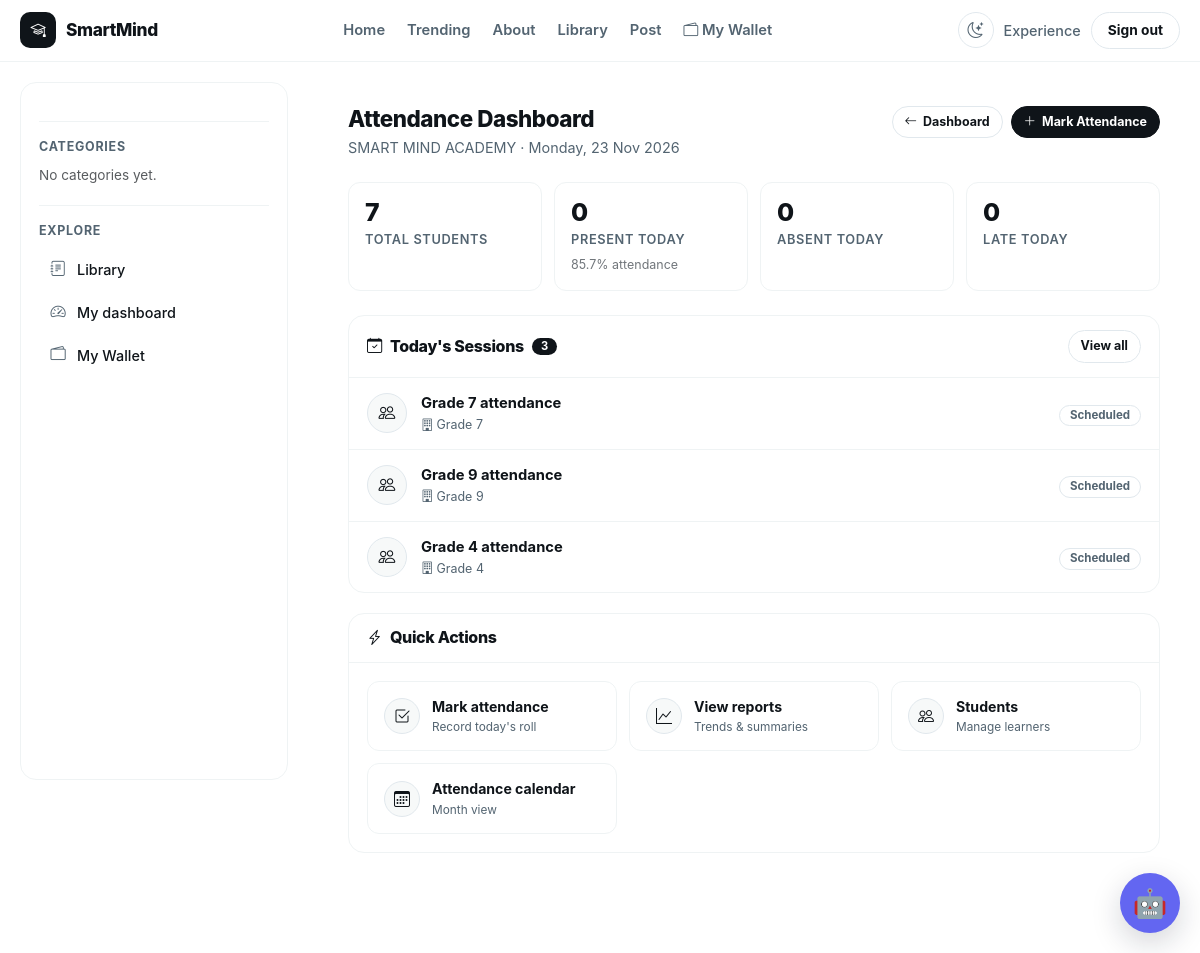
Screenshot of /accounts/ (signed in) with the database file from the repository.
### accounts/models.py (models this page shows, shortened)
class User(AbstractUser):
    ROLE_CHOICES = [
        ("school_admin", "School Admin"),
        ("teacher", "Teacher"),
        ("student", "Student"),
        ("parent", "Parent"),
    ]
    role = models.CharField(
        max_length=20,
        choices=ROLE_CHOICES,
        default="student",
        db_index=True,
    )
    school = models.ForeignKey(
        "schools.School",
        on_delete=models.CASCADE,
        related_name="users",
        null=True,
        blank=True,
    )
    school_class = models.ForeignKey(
        "schools.SchoolClass",
        on_delete=models.SET_NULL,
        related_name="students",
        null=True,
        blank=True,
    )
    teacher_role = models.ForeignKey(
        "TeacherRole",
        on_delete=models.SET_NULL,
        null=True,
        blank=True,
        related_name="teachers",
    )
    admission_number = models.CharField(
        max_length=30,
        unique=True,
        blank=True,
        null=True,
        db_index=True,
    )
    employee_number = models.CharField(
        max_length=30,
        unique=True,
        blank=True,
        null=True,
        db_index=True,
    )
    tsc_number = models.CharField(
        max_length=30,
        blank=True,
        null=True,
    )
    phone_number = models.CharField(max_length=20, blank=True)
    profile_picture = models.ImageField(upload_to="profiles/", blank=True, null=True)
    date_of_birth = models.DateField(blank=True, null=True)
    is_verified = models.BooleanField(default=False)
    created_at = models.DateTimeField(default=timezone.now)
    updated_at = models.DateTimeField(auto_now=True)
    is_approved = models.BooleanField(
        default=False,
        db_index=True,
        help_text=(
            "False for teacher/parent/school_admin until a superadmin approves. "
            "Students are auto-approved in clean()."
        ),
    )
    approval_requested_at = models.DateTimeField(default=timezone.now)
    approved_by = models.ForeignKey(
        "self",
        null=True,
        blank=True,
        on_delete=models.SET_NULL,
        related_name="approved_users",
    )
    def clean(self):
        super().clean()
        if self.is_superuser:
            return
        role_changed = False
        if self.pk:
            previous = (
                type(self)
                .objects.filter(pk=self.pk)
                .values_list("role", flat=True)
                .first()
            )
            if previous is not None and previous != self.role:
                role_changed = True
        if self.role == "student":
            self.is_approved = True
            self.approved_by = None
        elif not self.pk or role_changed:
            self.is_approved = False
            self.approved_by = None
            self.approval_requested_at = timezone.now()
        if self.role == "teacher":
            if not self.employee_number:
                raise ValidationError(
                    {"employee_number": "Teachers must have an employee number."}
                )
            if not self.teacher_role:
                raise ValidationError(
                    {"teacher_role": "Teachers must have a teacher role."}
                )
        if self.role == "student" and not self.admission_number:
            raise ValidationError(
                {"admission_number": "Students must have an admission number."}
            )
        if self.role != "teacher":
            self.teacher_role = None

### schools/models.py (models this page shows, shortened)
class School(models.Model):
    name = models.CharField(max_length=255)
    code = models.SlugField(max_length=50, unique=True)
    slogan = models.CharField(max_length=255, blank=True)
    about = models.TextField(blank=True)
    logo = models.ImageField(
        upload_to="schools/logos/",
        blank=True,
        null=True
    )
    email = models.EmailField(blank=True)
    phone_number = models.CharField(max_length=20, blank=True)
    website = models.URLField(blank=True)
    address = models.CharField(max_length=255, blank=True)
    is_active = models.BooleanField(default=True)
    created_at = models.DateTimeField(auto_now_add=True)
    updated_at = models.DateTimeField(auto_now=True)
    class Meta:
        ordering = ["name"]

class SchoolClass(models.Model):
    LEVEL_CHOICES = [
        ("pre_primary", "Pre-Primary"),
        ("lower_primary", "Lower Primary"),
        ("upper_primary", "Upper Primary"),
        ("junior_school", "Junior School"),
        ("senior_school", "Senior School"),
    ]
    school = models.ForeignKey(
        School,
        on_delete=models.CASCADE,
        related_name="classes"
    )
    name = models.CharField(max_length=50)
    level = models.CharField(
        max_length=30,
        choices=LEVEL_CHOICES
    )
    order = models.PositiveSmallIntegerField(
        default=1,
        help_text="Used to sort classes."
    )
    is_active = models.BooleanField(default=True)
    class Meta:
        unique_together = ("school", "name")
        ordering = ["order", "name"]

### accounts/views.py (the view)
# urls.py: path("", views.attendance_dashboard, name="attendance_dashboard"),
@login_required
def attendance_dashboard(request):
    user = request.user
    today = timezone.localdate()
    if user.is_superuser:
        school = None
        student_qs = User.objects.filter(role="student")
        class_qs = SchoolClass.objects.all()
        enrollment_qs = Enrollment.objects.all()
    else:
        school = getattr(user, "school", None)
        if not school:
            raise PermissionDenied("No school assigned to this account.")
        student_qs = User.objects.filter(role="student", school=school)
        class_qs = SchoolClass.objects.filter(school=school)
        enrollment_qs = Enrollment.objects.filter(school_class__school=school)
    total_students = student_qs.count()
    active_students = student_qs.filter(is_active=True).count()
    pending_enrollments = enrollment_qs.filter(status="PENDING")
    pending_count = pending_enrollments.count()
    active_enrollments = enrollment_qs.filter(status="ACTIVE").count()
    if total_students > 0:
        coverage_rate = round(active_enrollments / total_students * 100, 1)
    else:
        coverage_rate = 0
    classes = (
        class_qs.filter(is_active=True)
        .annotate(
            learner_count=Count(
                "enrollments",
                filter=Q(enrollments__status="ACTIVE"),
                distinct=True,
            )
        )
        .order_by("order", "name")
    )
    sessions = []
    for c in classes:
        sessions.append({
            "name": f"{c.name} attendance",
            "class_name": c.name,
            "start_time": "",                      # no time model yet
            "teacher": str(getattr(c, "teacher", "") or ""),
            "status": "scheduled",                 # all pending until you add Attendance
            "learner_count": c.learner_count,
        })
    context = {
        "today": today,
        "school": school,
        "stats": {
            "total_students": total_students,
            "present_today": 0,        # placeholder — no Attendance model yet
            "absent_today": 0,
            "late_today": 0,
            "attendance_rate": coverage_rate,
            "active_students": active_students,
            "pending_enrollments": pending_count,
        },
        "sessions": sessions,
        "pending_enrollments_count": pending_count,
    }
    return render(request, "dashboard.html", context)

### accounts/templates/dashboard.html (shortened to what this page needs)
{% extends "base.html" %}
{% load static %}
{% block content %}
<div class="attendance-page">
  <div class="page-head">
    <div>
      <h3>Attendance Dashboard</h3>
      <div class="sub">
        {% if request.user.school %}
          {{ request.user.school.name }} ·
        {% endif %}
        {{ today|date:"l, j M Y" }}
      </div>
    </div>
    <div class="page-actions">
      <a href="{% url 'school_admin_dashboard' %}" class="btn btn-sm">
        <i class="bi bi-arrow-left"></i> Dashboard
      </a>
      <a href="{% url 'attendance_mark' %}" class="btn btn-primary btn-sm">
        <i class="bi bi-plus-lg"></i> Mark Attendance
      </a>
    </div>
  </div>
  <div class="stats">
    <div class="stat">
      <div class="n">{{ stats.total_students|default:0 }}</div>
      <div class="l">Total students</div>
    </div>
    <div class="stat">
      <div class="n">{{ stats.present_today|default:0 }}</div>
      <div class="l">Present today</div>
      <div class="hint">
        {% if stats.attendance_rate %}
          {{ stats.attendance_rate }}% attendance
        {% else %}
          Awaiting data
        {% endif %}
      </div>
    </div>
    <div class="stat">
      <div class="n">{{ stats.absent_today|default:0 }}</div>
      <div class="l">Absent today</div>
    </div>
    <div class="stat">
      <div class="n">{{ stats.late_today|default:0 }}</div>
      <div class="l">Late today</div>
    </div>
  </div>
  <div class="section">
    <div class="section-head">
      <h4>
        <i class="bi bi-calendar-check"></i>
        Today's Sessions
        <span class="count">{{ sessions|length|default:0 }}</span>
      </h4>
      <a href="{% url 'attendance_session_list' %}" class="btn btn-sm">View all</a>
    </div>
    {% if sessions %}
      <div class="session-list">
        {% for s in sessions %}
          <div class="session-item">
            <div class="session-icon">
              <i class="bi bi-people"></i>
            </div>
            <div class="session-body">
              <p class="session-title">{{ s.name }}</p>
              <div class="session-meta">
                {% if s.class_name %}
                  <span>
                    <i class="bi bi-building"></i>{{ s.class_name }}
                  </span>
                {% endif %}
              </div>
            </div>
            <div class="session-status">
              {% if s.status == "done" %}
                <span class="badge badge-solid">Completed</span>
              {% elif s.status == "ongoing" %}
                <span class="badge badge-solid">In progress</span>
              {% elif s.status == "cancelled" %}
                <span class="badge">Cancelled</span>
              {% else %}
                <span class="badge">Scheduled</span>
              {% endif %}
            </div>
          </div>
        {% endfor %}
      </div>
    {% endif %}
  </div>
  <div class="section">
    <div class="section-head">
      <h4>
        <i class="bi bi-lightning-charge"></i>
        Quick Actions
      </h4>
    </div>
    <div class="quick-grid">
      <a href="{% url 'attendance_mark' %}" class="quick-card">
        <div class="icon"><i class="bi bi-check2-square"></i></div>
        <div class="body">
          <div class="title">Mark attendance</div>
          <div class="sub">Record today's roll</div>
        </div>
      </a>
      <a href="{% url 'attendance_reports' %}" class="quick-card">
        <div class="icon"><i class="bi bi-graph-up"></i></div>
        <div class="body">
          <div class="title">View reports</div>
          <div class="sub">Trends &amp; summaries</div>
        </div>
      </a>
      <a href="{% url 'student_list' %}" class="quick-card">
        <div class="icon"><i class="bi bi-people"></i></div>
        <div class="body">
          <div class="title">Students</div>
          <div class="sub">Manage learners</div>
        </div>
      </a>
      <a href="{% url 'attendance_calendar' %}" class="quick-card">
        <div class="icon"><i class="bi bi-calendar3"></i></div>
        <div class="body">
          <div class="title">Attendance calendar</div>
          <div class="sub">Month view</div>
        </div>
      </a>
    </div>
  </div>
</div>
{% endblock %}

### blog/templates/base.html (shortened to what this page needs)
{% load static %}
<!DOCTYPE html>
<html lang="en" data-theme="light">
<head>
    <link href="https://cdn.jsdelivr.net/npm/bootstrap@5.3.7/dist/css/bootstrap.min.css" rel="stylesheet">
    <link rel="stylesheet" href="https://cdn.jsdelivr.net/npm/bootstrap-icons@1.11.3/font/bootstrap-icons.min.css">
    <link rel="stylesheet" href="{% static 'smartmind_ai/chatbot.css' %}">
    <link rel="stylesheet" href="{% static 'django_ckeditor_5/dist/styles.css' %}">
    <link rel="stylesheet" href="{% static 'css/comments.css' %}">
</head>
<body>
<div class="site-shell">
    <header class="site-navbar" id="siteNavbar">
        <div class="nav-inner">
            <a href="{% url 'dashboard' %}" class="brand">
                <span class="brand-badge"><i class="bi bi-mortarboard"></i></span>
                <span>SmartMind</span>
            </a>
            <nav class="nav-links" aria-label="Main navigation">
                {% if user.is_authenticated %}
                    <a href="{% url 'dashboard' %}">Home</a>
                {% else %}
                    <a href="{% url 'blog:home' %}">Home</a>
                {% endif %}
                <a href="{% url 'blog:trending' %}">Trending</a>
                <a href="#">About</a>
                <a href="{% url 'library:home' %}">Library</a>
        {% if user.is_authenticated %}
    {% if user.is_superuser or user.role == "superadmin" or user.role == "school_admin" or user.role == "teacher" %}
        <a href="{% url 'blog:add_post' %}">Post</a>
    {% endif %}
    {% if user.is_superuser or user.role == "superadmin" or user.role == "school_admin" %}
        <a href="{% url 'blog:creator_wallet_management' %}">
            <i class="bi bi-wallet2"></i> Creator Wallet Management
        </a>
    {% elif user.role == "teacher" %}
        <a href="{% url 'blog:creator_wallet' %}">
            <i class="bi bi-wallet2"></i> My Wallet
        </a>
    {% endif %}
{% endif %}
            </nav>
            <div class="nav-actions">
                <button type="button"
                        class="theme-toggle"
                        id="themeToggle"
                        aria-label="Toggle dark mode"
                        title="Toggle light / dark theme">
                    <i class="bi bi-moon-stars icon-moon"></i>
                </button>
                <div class="user-box">
                    {% if user.is_authenticated %}
                        <span>{{ user.username }}</span>
                        <form action="{% url 'logout' %}" method="post" class="m-0">
                            <button type="submit" class="btn-pill">Sign out</button>
                        </form>
                    {% else %}
                        <a href="{% url 'login' %}" class="btn-pill">Sign in</a>
                    {% endif %}
                </div>
            </div>
        </div>
    </header>
    <div class="layout">
        <aside class="sidebar" id="appSidebar">
            <div class="sidebar-section">
                <h3>Categories</h3>
                <div class="sidebar-links">
                    {% for category in categories %}
                        <a href="{% url 'blog:category_post' category.slug %}">
                            <i class="bi bi-folder2"></i>
                            <span>{{ category.name }}</span>
                        </a>
                    {% empty %}
                        <p class="text-muted mb-0" style="font-size:.85rem;">No categories yet.</p>
                    {% endfor %}
                </div>
            </div>
            <div class="sidebar-section">
                <h3>Explore</h3>
                <div class="sidebar-links">
                    <a href="{% url 'library:home' %}">
                        <i class="bi bi-journal-text"></i>
                        <span>Library</span>
                    </a>
                    {% if user.is_authenticated %}
                        <a href="{% url 'dashboard' %}">
                            <i class="bi bi-speedometer2"></i>
                            <span>My dashboard</span>
                        </a>
                    {% endif %}
                    {% if user.is_authenticated and user.role == "teacher" %}
    <a href="{% url 'blog:creator_wallet' %}">
        <i class="bi bi-wallet2"></i>
        <span>My Wallet</span>
    </a>
{% endif %}
                </div>
            </div>
        </aside>
        <main>
            <div class="content-wrap">
                {% block content %}{% endblock %}
            </div>
        </main>
    </div>
</div>
{% include "smartmind_ai/chatbot.html" %}
</body>
</html>

### rows the page displays
User: username "Experience", user.school.name "SMART MIND ACADEMY"
SchoolClass: class_name "Grade 7"
SchoolClass: class_name "Grade 9"
SchoolClass: class_name "Grade 4"

### other values shown
{{ today|date:"l, j M Y" }} "Monday, 23 Nov 2026"
{{ stats.total_students|default:0 }} "7"
{{ stats.present_today|default:0 }} "0"
{{ stats.attendance_rate }} "85.7"
{{ stats.absent_today|default:0 }} "0"
{{ stats.late_today|default:0 }} "0"
{{ sessions|length|default:0 }} "3"
{{ s.name }} "Grade 7 attendance" "Grade 9 attendance" "Grade 4 attendance"
